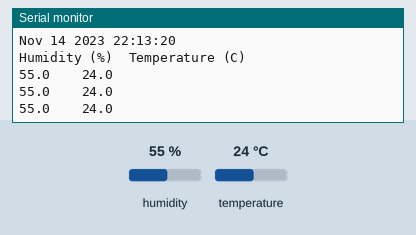
The sketch below on a simulated Arduino Uno, built with avr-gcc and run on an emulated ATmega328P. Parts: the last lines printed to the serial monitor. The test bench sets the inputs (shaded band); at power-on: humidity 55 %, temperature 24 °C.

Above: at 2.8 s.
2.9 s: humidity set to 22 %
At 5.5 s:
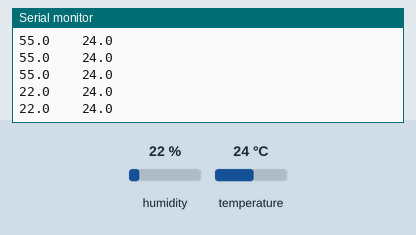
5.6 s: temperature set to 12 °C
At 7.8 s:
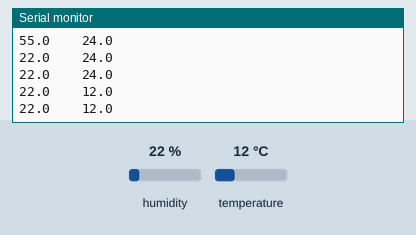
8.3 s: humidity set to 40 %
At 10.0 s:
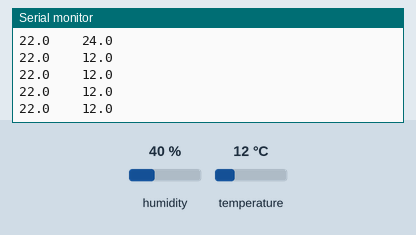
Timing chart, 0 to 11.5 s (numbered marks = the images above; inputs shaded):
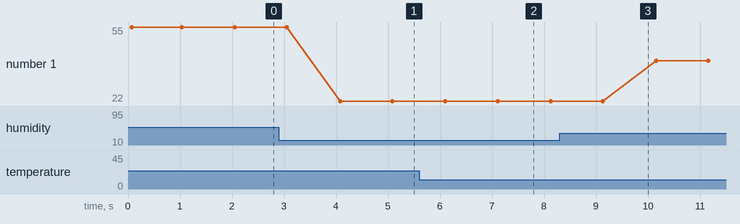

The sketch:

dht_test_pde.ino
```cpp
//
// FILE:  dht_test.pde
//
// PURPOSE: DHT library test sketch for Arduino
//
// http://arduino.cc/playground/Main/DHTLib
//

#include <DHT_U.h>


#define DHT11_PIN 4 // Digital PIN 4

DHT dht(DHT11_PIN, DHT11);

int sampleCount = 0;

void printHeader()
{
  Serial.println();
  Serial.println("Humidity (%)\tTemperature (C)");
}

void setup()
{
  Serial.begin(9600);
  Serial.println("DHT TEST PROGRAM ");
  Serial.println(__DATE__ " " __TIME__);
  printHeader();
  dht.begin();
}

void loop()
{
  // DISPLAY DATA
  Serial.print(dht.readHumidity(),1);
  Serial.print("\t\t");
  Serial.println(dht.readTemperature(),1);

  ++sampleCount;
  if (sampleCount > 20) {
      printHeader();
      sampleCount = 0;
  }

  delay(1000);
}
```

Measured:
- after the input at 2.9 s, the serial monitor: prints a new line after 1.2 s (image 1)
- after the input at 5.6 s, the serial monitor: prints a new line after 0.51 s (image 2)
- plotted number 1: 22 → 40 after the input at 8.3 s
